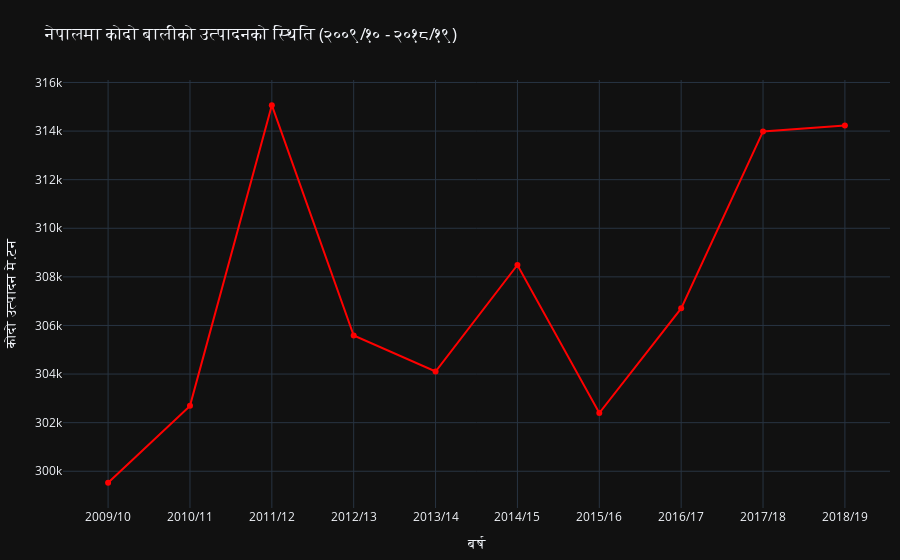

The notebook cell saved with this chart:
### Code cell
year= ['2009/10','2010/11','2011/12','2012/13','2013/14','2014/15','2015/16','2016/17','2017/18','2018/19']
production = [299523,302691,315067,305588,304105,308488,302397,306704,313987,314225]

fig = go.Figure()
fig.add_trace(go.Scatter(x=year, y=production,
                    line_shape='linear',line=dict(color='red', width=2)))

fig.update_layout(margin=dict(t=80, b=10, l=10, r=10),
                  title = 'नेपालमा कोदो बालीको उत्पादनको स्थिति (२००९/१० - २०१८/१९)',
                  xaxis_title = 'बर्ष',
                  yaxis_title = 'कोदो उत्पादन मे.टन ',
                 template='plotly_dark')
fig.show()

### Figure 1 — Plotly figure (JSON) as saved in the notebook; plotly's stock layout.template omitted (floating-point values rounded to 4 significant figures)
{"data": [{"line": {"color": "red", "shape": "linear", "width": 2}, "type": "scatter", "x": ["2009/10", "2010/11", "2011/12", "2012/13", "2013/14", "2014/15", "2015/16", "2016/17", "2017/18", "2018/19"], "y": [299523, 302691, 315067, 305588, 304105, 308488, 302397, 306704, 313987, 314225]}], "layout": {"margin": {"b": 10, "l": 10, "r": 10, "t": 80}, "title": {"text": "नेपालमा कोदो बालीको उत्पादनको स्थिति (२००९/१० - २०१८/१९)"}, "xaxis": {"title": {"text": "बर्ष"}}, "yaxis": {"title": {"text": "कोदो उत्पादन मे.टन "}}}}
